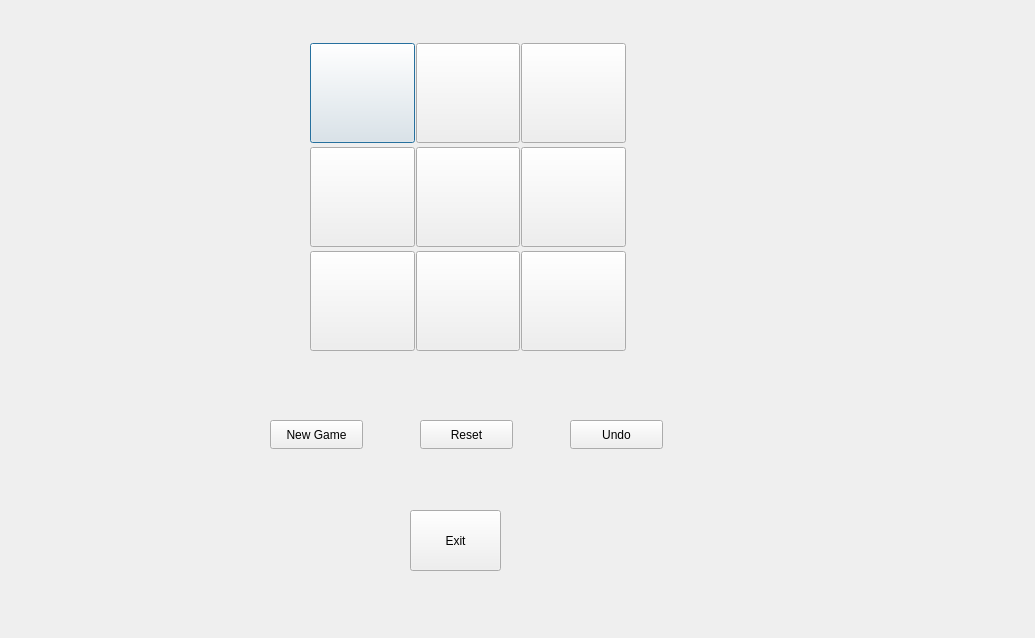
<?xml version="1.0" encoding="UTF-8"?>
<ui version="4.0">
 <class>GameAi</class>
 <widget class="QDialog" name="GameAi">
  <property name="geometry">
   <rect>
    <x>0</x>
    <y>0</y>
    <width>1035</width>
    <height>638</height>
   </rect>
  </property>
  <property name="windowTitle">
   <string>Dialog</string>
  </property>
  <widget class="QWidget" name="layoutWidget">
   <property name="geometry">
    <rect>
     <x>310</x>
     <y>40</y>
     <width>316</width>
     <height>316</height>
    </rect>
   </property>
   <layout class="QGridLayout" name="gridLayout">
    <property name="spacing">
     <number>1</number>
    </property>
    <item row="0" column="0">
     <widget class="QPushButton" name="pushButton_1">
      <property name="minimumSize">
       <size>
        <width>100</width>
        <height>100</height>
       </size>
      </property>
      <property name="font">
       <font>
        <pointsize>36</pointsize>
        <bold>true</bold>
       </font>
      </property>
      <property name="text">
       <string/>
      </property>
     </widget>
    </item>
    <item row="0" column="2">
     <widget class="QPushButton" name="pushButton_3">
      <property name="minimumSize">
       <size>
        <width>100</width>
        <height>100</height>
       </size>
      </property>
      <property name="font">
       <font>
        <pointsize>36</pointsize>
        <bold>true</bold>
       </font>
      </property>
      <property name="text">
       <string/>
      </property>
     </widget>
    </item>
    <item row="1" column="1">
     <widget class="QPushButton" name="pushButton_5">
      <property name="minimumSize">
       <size>
        <width>100</width>
        <height>100</height>
       </size>
      </property>
      <property name="font">
       <font>
        <pointsize>36</pointsize>
        <bold>true</bold>
       </font>
      </property>
      <property name="text">
       <string/>
      </property>
     </widget>
    </item>
    <item row="1" column="0">
     <widget class="QPushButton" name="pushButton_4">
      <property name="minimumSize">
       <size>
        <width>100</width>
        <height>100</height>
       </size>
      </property>
      <property name="font">
       <font>
        <pointsize>36</pointsize>
        <bold>true</bold>
       </font>
      </property>
      <property name="text">
       <string/>
      </property>
     </widget>
    </item>
    <item row="2" column="1">
     <widget class="QPushButton" name="pushButton_8">
      <property name="minimumSize">
       <size>
        <width>100</width>
        <height>100</height>
       </size>
      </property>
      <property name="font">
       <font>
        <pointsize>36</pointsize>
        <bold>true</bold>
       </font>
      </property>
      <property name="text">
       <string/>
      </property>
     </widget>
    </item>
    <item row="1" column="2">
     <widget class="QPushButton" name="pushButton_6">
      <property name="minimumSize">
       <size>
        <width>100</width>
        <height>100</height>
       </size>
      </property>
      <property name="font">
       <font>
        <pointsize>36</pointsize>
        <bold>true</bold>
       </font>
      </property>
      <property name="text">
       <string/>
      </property>
     </widget>
    </item>
    <item row="2" column="2">
     <widget class="QPushButton" name="pushButton_9">
      <property name="enabled">
       <bool>true</bool>
      </property>
      <property name="minimumSize">
       <size>
        <width>100</width>
        <height>100</height>
       </size>
      </property>
      <property name="font">
       <font>
        <pointsize>36</pointsize>
        <bold>true</bold>
       </font>
      </property>
      <property name="text">
       <string/>
      </property>
     </widget>
    </item>
    <item row="2" column="0">
     <widget class="QPushButton" name="pushButton_7">
      <property name="minimumSize">
       <size>
        <width>100</width>
        <height>100</height>
       </size>
      </property>
      <property name="font">
       <font>
        <pointsize>36</pointsize>
        <bold>true</bold>
       </font>
      </property>
      <property name="text">
       <string/>
      </property>
     </widget>
    </item>
    <item row="0" column="1">
     <widget class="QPushButton" name="pushButton_2">
      <property name="minimumSize">
       <size>
        <width>100</width>
        <height>100</height>
       </size>
      </property>
      <property name="font">
       <font>
        <pointsize>36</pointsize>
        <bold>true</bold>
       </font>
      </property>
      <property name="text">
       <string/>
      </property>
     </widget>
    </item>
   </layout>
  </widget>
  <widget class="QPushButton" name="Undo">
   <property name="geometry">
    <rect>
     <x>570</x>
     <y>420</y>
     <width>93</width>
     <height>29</height>
    </rect>
   </property>
   <property name="text">
    <string>Undo</string>
   </property>
  </widget>
  <widget class="QPushButton" name="Reset">
   <property name="geometry">
    <rect>
     <x>420</x>
     <y>420</y>
     <width>93</width>
     <height>29</height>
    </rect>
   </property>
   <property name="text">
    <string>Reset</string>
   </property>
  </widget>
  <widget class="QPushButton" name="New_Game">
   <property name="geometry">
    <rect>
     <x>270</x>
     <y>420</y>
     <width>93</width>
     <height>29</height>
    </rect>
   </property>
   <property name="text">
    <string>New Game</string>
   </property>
  </widget>
  <widget class="QPushButton" name="pushButton_10">
   <property name="geometry">
    <rect>
     <x>410</x>
     <y>510</y>
     <width>91</width>
     <height>61</height>
    </rect>
   </property>
   <property name="text">
    <string>Exit</string>
   </property>
  </widget>
 </widget>
 <resources/>
 <connections>
  <connection>
   <sender>pushButton_10</sender>
   <signal>clicked()</signal>
   <receiver>GameAi</receiver>
   <slot>close()</slot>
   <hints>
    <hint type="sourcelabel">
     <x>634</x>
     <y>628</y>
    </hint>
    <hint type="destinationlabel">
     <x>717</x>
     <y>674</y>
    </hint>
   </hints>
  </connection>
 </connections>
</ui>
